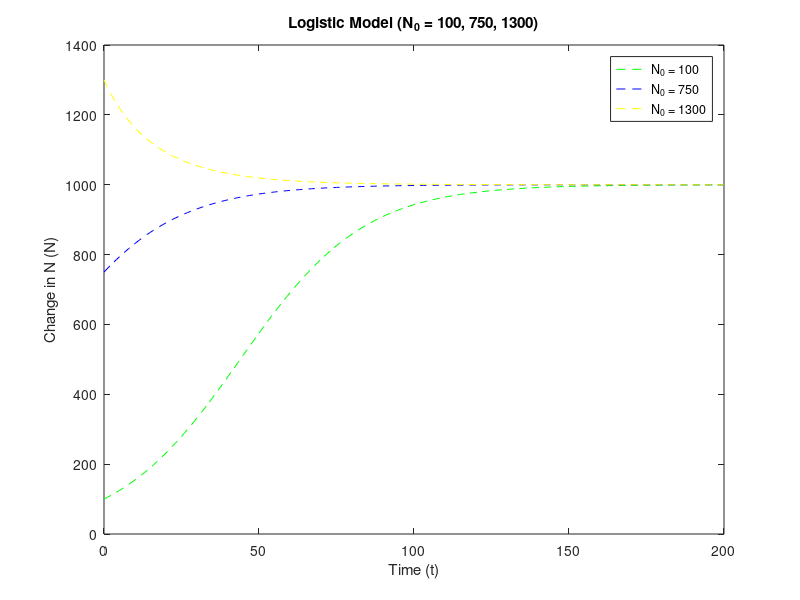

The MATLAB source for this figure:
% Problem 2, HW 1
% Roxanne Lutz
% 9/3/25
% MATH375
clc, clearvars
close all

% --------------------------------------
% solve the initial value problem given
% by logistic model:
% N' = rN(1-(N/K)), N(0) = N_0
% using built in ODE45
% --------------------------------------

% --------------------------------------
% plot part (a):
% use: r = 0.05, K = 1000, N_0 = 100
% to find solution and plot.
% plot on domain [0, T_f].
% change values of N_0 to 750, 1300...
% --------------------------------------

t_f = 200; % setting to 200 shows convergence clearly

% given values of r and K
r = 0.05;
K = 1000;

% show different initial values and how it affects
N_0_1 = 100;
N_0_2 = 750;
N_0_3 = 1300;

% the given model:
% N' = rN(1-(N/K)), N(0) = N_0
N_prime = @(t, N) r * N * (1 - N/K);

% solve the ode with the runge-kutta scheme, ode45
[t1, N1] = ode45(N_prime, [0:t_f], N_0_1);
[t2, N2] = ode45(N_prime, [0:t_f], N_0_2);
[t3, N3] = ode45(N_prime, [0:t_f], N_0_3);

% plot the models
figure(1);

plot(t1, N1, 'g--'); hold on;
plot(t2, N2, 'b--'); hold on;
plot(t3, N3, 'y--'); hold on;

legend('N_0 = 100', 'N_0 = 750', 'N_0 = 1300');
xlabel('Time (t)');
ylabel('Change in N (N)');
title('Logistic Model (N_0 = 100, 750, 1300)');

% --------------------------------------
% plot part (b):
% (1) use: r = 0.05, K = 1000, N_0 = 100
% to find solution and plot.
% plot on domain [0, T_f].
% change values of N_0 to 750, 1300...
% --------------------------------------

figure(2);

